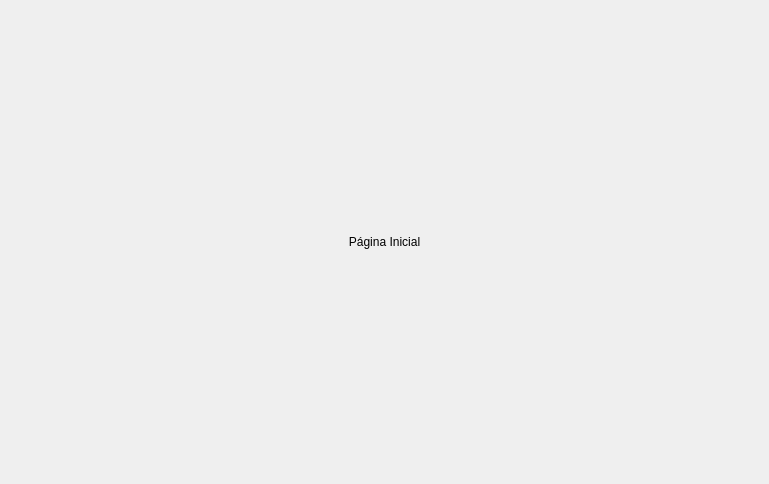
<?xml version="1.0" encoding="UTF-8"?>
<ui version="4.0">
 <class>application_pages</class>
 <widget class="QStackedWidget" name="application_pages">
  <property name="geometry">
   <rect>
    <x>0</x>
    <y>0</y>
    <width>769</width>
    <height>484</height>
   </rect>
  </property>
  <property name="windowTitle">
   <string>StackedWidget</string>
  </property>
  <widget class="QWidget" name="Page_1">
   <layout class="QVBoxLayout" name="verticalLayout">
    <item>
     <widget class="QLabel" name="label">
      <property name="text">
       <string>Página Inicial</string>
      </property>
      <property name="alignment">
       <set>Qt::AlignCenter</set>
      </property>
     </widget>
    </item>
   </layout>
  </widget>
  <widget class="QWidget" name="Page_2">
   <layout class="QVBoxLayout" name="verticalLayout_2">
    <item>
     <widget class="QLabel" name="label_2">
      <property name="text">
       <string>Página 2</string>
      </property>
      <property name="alignment">
       <set>Qt::AlignCenter</set>
      </property>
     </widget>
    </item>
   </layout>
  </widget>
  <widget class="QWidget" name="Page_3">
   <layout class="QVBoxLayout" name="verticalLayout_3">
    <item>
     <widget class="QLabel" name="label_3">
      <property name="text">
       <string>Página 3</string>
      </property>
      <property name="alignment">
       <set>Qt::AlignCenter</set>
      </property>
     </widget>
    </item>
   </layout>
  </widget>
 </widget>
 <resources/>
 <connections/>
</ui>
